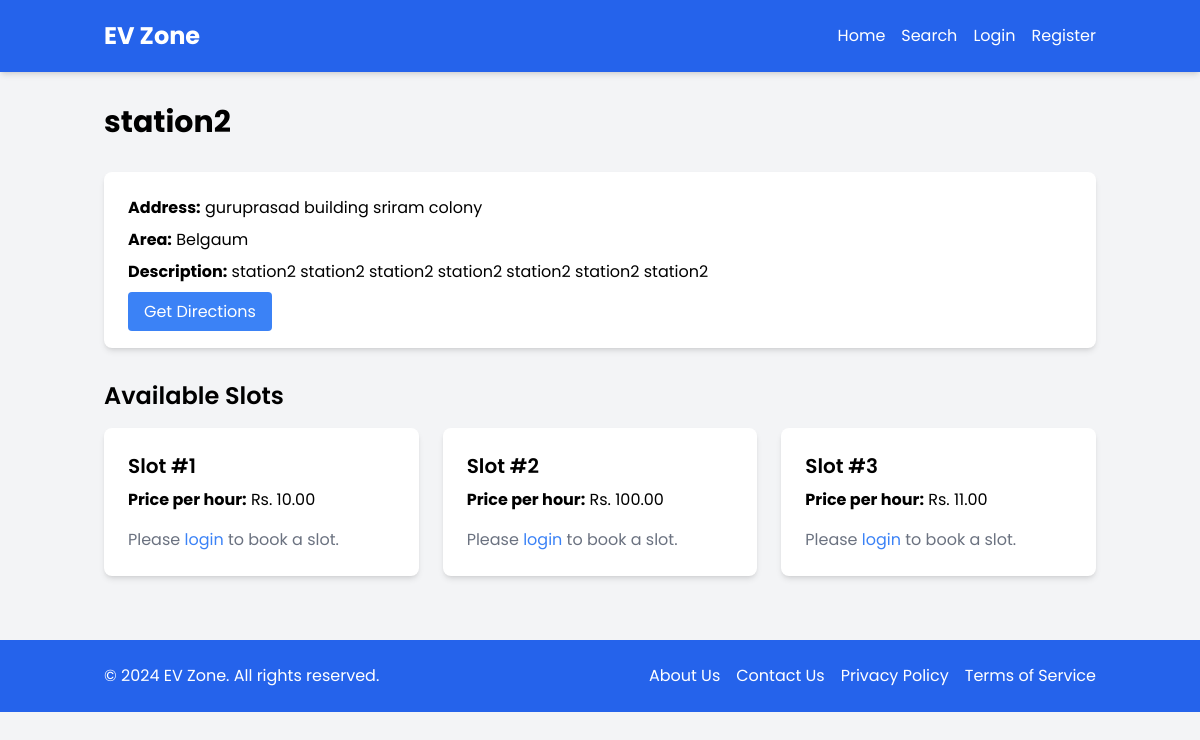
Page /EV1/station.php?id=2 on the committed database.
### tables this page shows
CREATE TABLE `ev_stations` (
  `id` int(11) NOT NULL,
  `name` varchar(100) NOT NULL,
  `address` varchar(255) NOT NULL,
  `area` varchar(100) NOT NULL,
  `directions_link` varchar(255) NOT NULL,
  `description` text NOT NULL,
  `is_approved` tinyint(1) DEFAULT 0,
  `created_at` timestamp NOT NULL DEFAULT current_timestamp(),
  `user_id` int(11) DEFAULT NULL
);

CREATE TABLE `slots` (
  `id` int(11) NOT NULL,
  `station_id` int(11) NOT NULL,
  `slot_number` int(11) NOT NULL,
  `price_per_hour` decimal(10,2) NOT NULL,
  `is_operational` tinyint(1) DEFAULT 1
);

### EV1/config.php (called while the page is built, shortened)
<?php
$conn = mysqli_connect(DB_HOST, DB_USER, DB_PASS, DB_NAME);
function isLoggedIn() {
    return isset($_SESSION['user_id']);
}
function sanitize($input) {
    global $conn;
    return mysqli_real_escape_string($conn, trim($input));
}

### EV1/station.php (the view, shortened to what this page needs)
<?php
require_once 'config.php';
$station_id = sanitize($_GET['id']);
$query = "SELECT * FROM ev_stations WHERE id = $station_id AND is_approved = 1";
$result = mysqli_query($conn, $query);
$station = mysqli_fetch_assoc($result);
$slots_query = "SELECT * FROM slots WHERE station_id = $station_id";
$slots_result = mysqli_query($conn, $slots_query);
$slots = mysqli_fetch_all($slots_result, MYSQLI_ASSOC);
include 'header.php';
?>
<div class="container mx-auto px-4 py-8">
    <h1 class="text-3xl font-bold mb-8"><?php echo htmlspecialchars($station['name']); ?></h1>
    <div class="bg-white p-6 rounded-lg shadow-md mb-8">
        <p class="mb-2"><strong>Address:</strong> <?php echo htmlspecialchars($station['address']); ?></p>
        <p class="mb-2"><strong>Area:</strong> <?php echo htmlspecialchars($station['area']); ?></p>
        <p class="mb-4"><strong>Description:</strong> <?php echo htmlspecialchars($station['description']); ?></p>
        <a href="<?php echo htmlspecialchars($station['directions_link']); ?>" target="_blank" class="bg-blue-500 text-white px-4 py-2 rounded hover:bg-blue-600">Get Directions</a>
    </div>
    <h2 class="text-2xl font-semibold mb-4">Available Slots</h2>
    <div class="grid grid-cols-1 md:grid-cols-2 lg:grid-cols-3 gap-6">
        <?php foreach ($slots as $slot): ?>
            <div class="bg-white p-6 rounded-lg shadow-md">
                <h3 class="text-xl font-semibold mb-2">Slot #<?php echo $slot['slot_number']; ?></h3>
                <p class="mb-4"><strong>Price per hour:</strong> Rs. <?php echo number_format($slot['price_per_hour'], 2); ?></p>
                <?php if (isLoggedIn()): ?>
                    <a href="book_slot.php?slot_id=<?php echo $slot['id']; ?>" class="bg-green-500 text-white px-4 py-2 rounded hover:bg-green-600">Book Slot</a>
                <?php else: ?>
                    <p class="text-gray-500">Please <a href="login.php" class="text-blue-500 hover:underline">login</a> to book a slot.</p>
                <?php endif; ?>
            </div>
        <?php endforeach; ?>
    </div>
</div>
<?php include 'footer.php'; ?>

### EV1/header.php (style rules this page uses)
body { font-family: 'Poppins', sans-serif; }

### rows in the picture
ev_stations: name "station2", address "guruprasad building sriram colony", area "Belgaum", description "station2 station2 station2 station2 station2 station2 station2"
slots: slot_number "1", price_per_hour "10.00"
slots: slot_number "2", price_per_hour "100.00"
slots: slot_number "3", price_per_hour "11.00"
